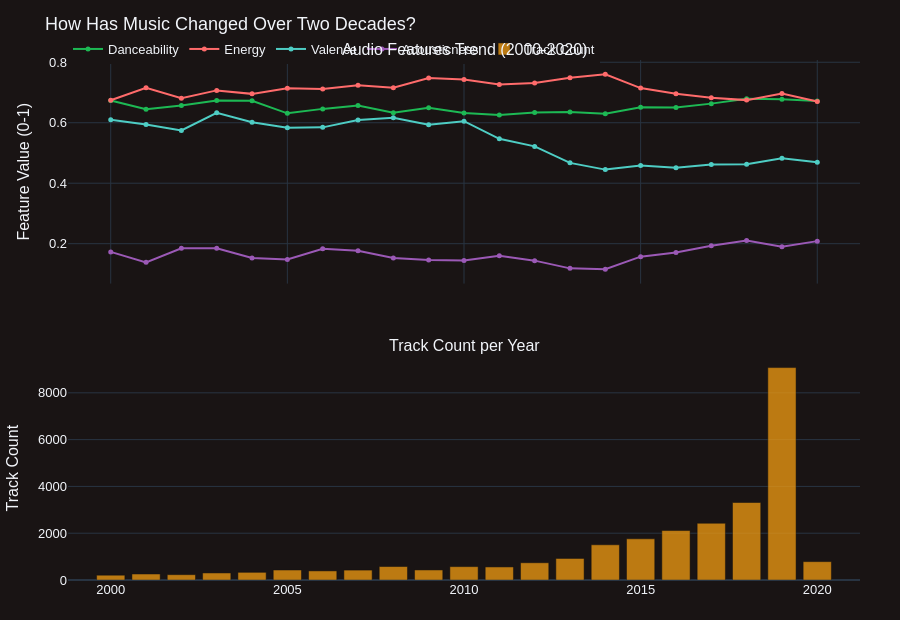

Notebook source saved alongside this figure:
### Markdown cell above
## 8. Music Evolution (2000-2020)

### Code cell
year_df = (
    df[df['year'].between(2000, 2020)]
    .groupby('year')
    .agg(
        avg_danceability=('danceability', 'mean'),
        avg_energy=('energy', 'mean'),
        avg_valence=('valence', 'mean'),
        avg_acousticness=('acousticness', 'mean'),
        track_count=('track_id', 'count'),
    )
    .reset_index()
)

fig = make_subplots(
    rows=2, cols=1,
    subplot_titles=['Audio Features Trend (2000-2020)', 'Track Count per Year'],
    vertical_spacing=0.14, shared_xaxes=True,
)
for col, label, color in [
    ('avg_danceability', 'Danceability', '#1DB954'),
    ('avg_energy',       'Energy',       '#FF6B6B'),
    ('avg_valence',      'Valence',      '#4ECDC4'),
    ('avg_acousticness', 'Acousticness', '#9B59B6'),
]:
    fig.add_trace(go.Scatter(
        x=year_df['year'], y=year_df[col], mode='lines+markers', name=label,
        line=dict(color=color, width=2), marker=dict(size=5),
    ), row=1, col=1)
fig.add_trace(go.Bar(
    x=year_df['year'], y=year_df['track_count'],
    name='Track Count', marker_color='#F39C12', opacity=0.75,
), row=2, col=1)
fig.update_layout(
    title_text='How Has Music Changed Over Two Decades?',
    height=620, legend=dict(orientation='h', y=1.05, x=0), **LAYOUT_DEFAULTS,
)
fig.update_yaxes(title_text='Feature Value (0-1)', row=1, col=1)
fig.update_yaxes(title_text='Track Count', row=2, col=1)
fig.show()

### Figure 1 — Plotly figure (JSON) as saved in the notebook; plotly's stock layout.template omitted (floating-point values rounded to 4 significant figures)
{"data": [{"line": {"color": "#1DB954", "width": 2}, "marker": {"size": 5}, "mode": "lines+markers", "name": "Danceability", "type": "scatter", "x": [2000.0, 2001.0, 2002.0, 2003.0, 2004.0, 2005.0, 2006.0, 2007.0, 2008.0, 2009.0, 2010.0, 2011.0, 2012.0, 2013.0, 2014.0, 2015.0, 2016.0, 2017.0, 2018.0, 2019.0, 2020.0], "xaxis": "x", "y": [0.6733, 0.6449, 0.6569, 0.6732, 0.6728, 0.631, 0.6458, 0.6566, 0.633, 0.6492, 0.6324, 0.6256, 0.634, 0.6353, 0.6294, 0.6509, 0.6504, 0.6632, 0.6789, 0.6775, 0.672], "yaxis": "y"}, {"line": {"color": "#FF6B6B", "width": 2}, "marker": {"size": 5}, "mode": "lines+markers", "name": "Energy", "type": "scatter", "x": [2000.0, 2001.0, 2002.0, 2003.0, 2004.0, 2005.0, 2006.0, 2007.0, 2008.0, 2009.0, 2010.0, 2011.0, 2012.0, 2013.0, 2014.0, 2015.0, 2016.0, 2017.0, 2018.0, 2019.0, 2020.0], "xaxis": "x", "y": [0.6742, 0.7154, 0.6807, 0.707, 0.6955, 0.7141, 0.7119, 0.7236, 0.7161, 0.7475, 0.7431, 0.7262, 0.7311, 0.7488, 0.7602, 0.7146, 0.6961, 0.6827, 0.6748, 0.6967, 0.6703], "yaxis": "y"}, {"line": {"color": "#4ECDC4", "width": 2}, "marker": {"size": 5}, "mode": "lines+markers", "name": "Valence", "type": "scatter", "x": [2000.0, 2001.0, 2002.0, 2003.0, 2004.0, 2005.0, 2006.0, 2007.0, 2008.0, 2009.0, 2010.0, 2011.0, 2012.0, 2013.0, 2014.0, 2015.0, 2016.0, 2017.0, 2018.0, 2019.0, 2020.0], "xaxis": "x", "y": [0.6095, 0.5945, 0.5746, 0.6327, 0.6017, 0.5838, 0.5847, 0.6088, 0.6166, 0.5937, 0.6052, 0.5468, 0.5218, 0.4673, 0.445, 0.4585, 0.4515, 0.4618, 0.4629, 0.4823, 0.469], "yaxis": "y"}, {"line": {"color": "#9B59B6", "width": 2}, "marker": {"size": 5}, "mode": "lines+markers", "name": "Acousticness", "type": "scatter", "x": [2000.0, 2001.0, 2002.0, 2003.0, 2004.0, 2005.0, 2006.0, 2007.0, 2008.0, 2009.0, 2010.0, 2011.0, 2012.0, 2013.0, 2014.0, 2015.0, 2016.0, 2017.0, 2018.0, 2019.0, 2020.0], "xaxis": "x", "y": [0.1728, 0.1382, 0.1846, 0.1846, 0.1527, 0.1479, 0.1834, 0.1767, 0.1526, 0.1463, 0.1442, 0.16, 0.1439, 0.1184, 0.1153, 0.1572, 0.1707, 0.193, 0.2103, 0.1898, 0.2085], "yaxis": "y"}, {"marker": {"color": "#F39C12"}, "name": "Track Count", "opacity": 0.75, "type": "bar", "x": [2000.0, 2001.0, 2002.0, 2003.0, 2004.0, 2005.0, 2006.0, 2007.0, 2008.0, 2009.0, 2010.0, 2011.0, 2012.0, 2013.0, 2014.0, 2015.0, 2016.0, 2017.0, 2018.0, 2019.0, 2020.0], "xaxis": "x2", "y": [205, 257, 228, 301, 328, 428, 389, 424, 576, 429, 572, 558, 737, 921, 1505, 1761, 2114, 2426, 3312, 9079, 785], "yaxis": "y2"}], "layout": {"annotations": [{"font": {"size": 16}, "showarrow": false, "text": "Audio Features Trend (2000-2020)", "x": 0.5, "xanchor": "center", "xref": "paper", "y": 1, "yanchor": "bottom", "yref": "paper"}, {"font": {"size": 16}, "showarrow": false, "text": "Track Count per Year", "x": 0.5, "xanchor": "center", "xref": "paper", "y": 0.43, "yanchor": "bottom", "yref": "paper"}], "font": {"family": "Arial", "size": 13}, "height": 620, "legend": {"orientation": "h", "x": 0, "y": 1.05}, "margin": {"b": 40, "l": 60, "r": 40, "t": 60}, "paper_bgcolor": "#191414", "plot_bgcolor": "#191414", "title": {"text": "How Has Music Changed Over Two Decades?"}, "xaxis": {"anchor": "y", "domain": [0, 1], "matches": "x2", "showticklabels": false}, "xaxis2": {"anchor": "y2", "domain": [0, 1]}, "yaxis": {"anchor": "x", "domain": [0.57, 1], "title": {"text": "Feature Value (0-1)"}}, "yaxis2": {"anchor": "x2", "domain": [0, 0.43], "title": {"text": "Track Count"}}}}
